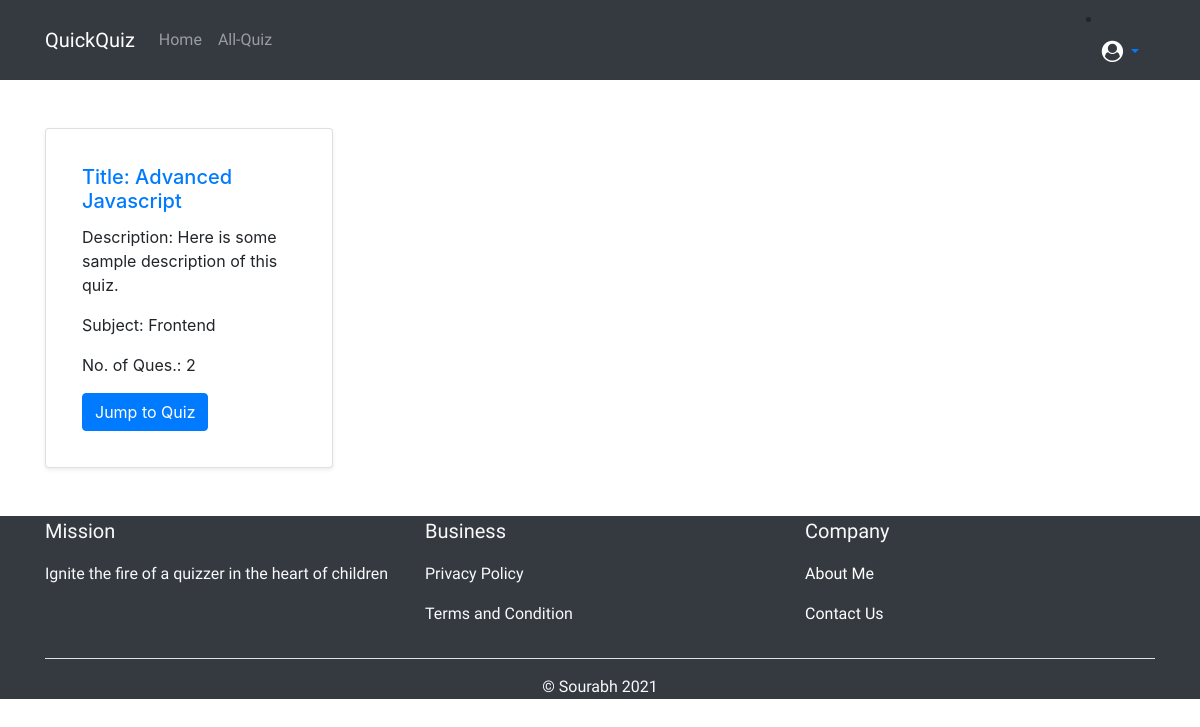
Page /list/ on the committed database.
### quiz_app/models.py (models this page shows, shortened)
class Quiz(models.Model):
	user            = models.ForeignKey(settings.AUTH_USER_MODEL,on_delete=models.CASCADE)
	title           = models.CharField(max_length=200)
	slug            = models.SlugField(unique=True,blank=True,
						null=True,help_text="let it be empty",db_index=True)
	subject         = models.CharField(max_length=29,default='1',
						choices = SUBJECT_CHOICES)
	total_question  = models.PositiveSmallIntegerField(default=10)
	created         = models.DateField(auto_now_add=True)
	is_active       = models.BooleanField(default=False)
	class Meta:
		verbose_name = 'Quiz'
		verbose_name_plural = 'Quizs'
		ordering = ['-created']
	def get_absolute_url(self):
		return "/{slug}/1/".format(slug=self.slug)

### quiz_app/views.py (the view)
# urls.py: path('list/',views.QuizListView.as_view(),name="quiz_list"),
class QuizListView(ListView):
    template_name = 'quiz_app/quiz_list.html' #default is appname/model_list.html
    queryset      = Quiz.objects.all()

### templates/quiz_app/quiz_list.html (shortened to what this page needs)
{% extends 'base.html' %}
{% block body %}
<div class="container">
    <div class="row mt-5">
      {% for obj in object_list %}
      <div class="col-6">
        {% include 'components/card_quiz.html' with obj=obj %}
      </div>
      {% endfor %}
    </div>
</div>
{% endblock %}

### templates/components/card_quiz.html
{% load static %}
<div class="card shadow-sm p-3 mb-5 bg-white rounded" style="width: 18rem;">
  <div class="card-body">
    <a href="{{obj.get_absolute_url}}"><h5 class="card-title">Title: {{obj.title}}</h5></a>
    <p class="card-text">Description: Here is some sample description of this quiz.</p>
    <p class="card-text">Subject: {{obj.get_subject_display}}</p>
    <p class="card-text">No. of Ques.: {{obj.questions.count}}</p>
    <a href="{{obj.get_absolute_url}}" class="btn btn-primary">Jump to Quiz</a>
  </div>
</div>

### rows in the picture
Quiz: title "Advanced Javascript", subject "Frontend", questions.count "2"

### other values in the picture
{{ brand_name }} "QuickQuiz"
